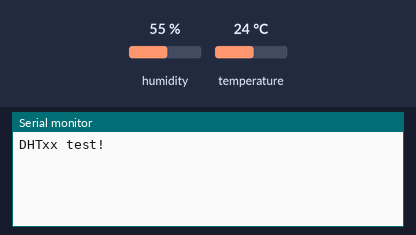
Bench run of a sketch on a simulated ESP8266 (NodeMCU). On the bench: the last lines printed to the serial monitor. Inputs (shaded band) come from the test bench; at power-on: humidity 55 %, temperature 24 °C. WiFi joins after 1.5 s; servers stay silent unless stated.

Above: at 3.0 s.
3.1 s: humidity set to 22 %
At 4.9 s:
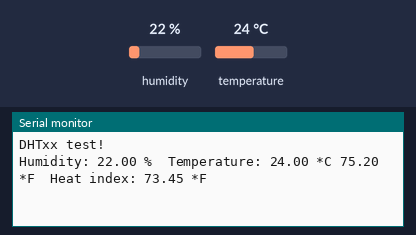
7.3 s: temperature set to 12 °C
At 8.6 s:
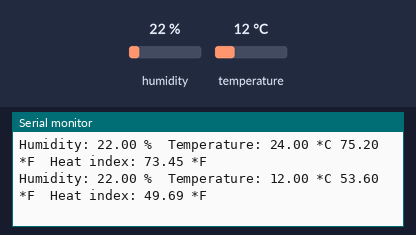
10.0 s: humidity set to 40 %
At 10.0 s:
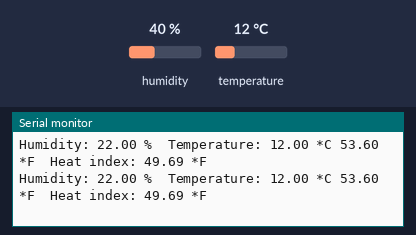
Timing chart, 0 to 13.0 s (numbered marks = the images above; inputs shaded):
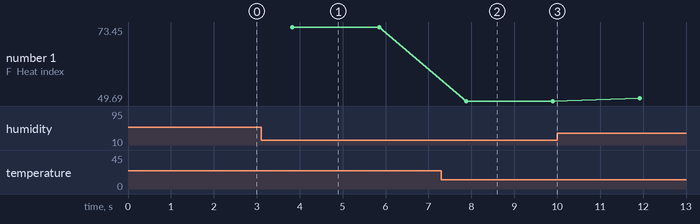

Measured:
- after the input at 3.1 s, the serial monitor: prints a new line after 0.73 s (image 1)
- after the input at 7.3 s, the serial monitor: prints a new line after 0.58 s (image 2)
- plotted number 1: 73.45 → 49.69 after the input at 7.3 s, 49.69 → 50.54 after the input at 10.0 s

The sketch:

DHT11.ino
```cpp
// Template ID, Device Name, and Auth Token are provided by the Blynk.Cloud
// See the Device Info tab or Template settings
#define BLYNK_TEMPLATE_ID "TMPL3XUDIMBEO"
#define BLYNK_TEMPLATE_NAME "POT AND LED"
#define BLYNK_AUTH_TOKEN "sfYj2irrsPy_DoBXn3UPrKQ40ZynWsVC"
// Comment this out to disable prints and save space
#define BLYNK_PRINT Serial

#include <ESP8266WiFi.h>
#include <BlynkSimpleEsp8266.h>
#include <DHT.h>

char auth[] = BLYNK_AUTH_TOKEN;

// Your WiFi credentials
// Set password to "" for open networks
char ssid[] = "AirFiber";
char pass[] = "Hnasetty09";

BlynkTimer timer;

#define DHTPIN 13   // Change this to the appropriate GPIO pin for your board
#define DHTTYPE DHT11 // Change this to the appropriate DHT sensor type

// Initialize DHT sensor
DHT dht(DHTPIN, DHTTYPE);

void setup() {
  Serial.println("DHTxx test!");
  Serial.begin(115200);
  dht.begin();
  Blynk.begin(auth, ssid, pass);
}

void loop() {
  Blynk.run();
  timer.run();

  delay(2000);

  // Reading temperature or humidity takes about 250 milliseconds!
  // Sensor readings may also be up to 2 seconds 'old' (it's a very slow sensor)
  float h = dht.readHumidity();
  // Read temperature as Celsius
  float t = dht.readTemperature();
  // Read temperature as Fahrenheit
  float f = dht.readTemperature(true);

  // Check if any reads failed and exit early (to try again).
  if (isnan(h) || isnan(t) || isnan(f)) {
    Serial.println("Failed to read from DHT sensor!");
    return;
  }

  // Compute heat index
  // Must send in temp in Fahrenheit!
  float hi = dht.computeHeatIndex(f, h);

  Serial.print("Humidity: ");
  Serial.print(h);
  Serial.print(" %\t");
  Serial.print("Temperature: ");
  Serial.print(t);
  Serial.print(" *C ");
  Serial.print(f);
  Serial.print(" *F\t");
  Serial.print("Heat index: ");
  Serial.print(hi);
  Serial.println(" *F");

  Blynk.virtualWrite(V4, h);
  Blynk.virtualWrite(V5, t);
}
```
